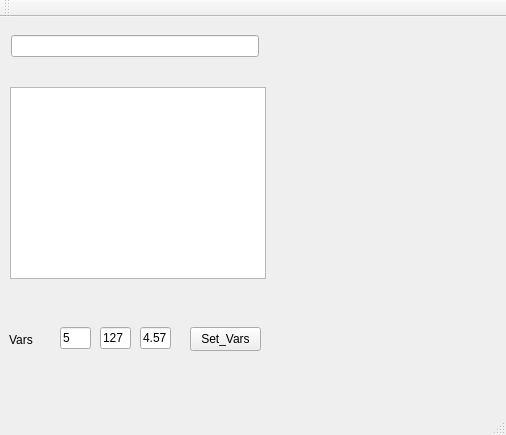
<?xml version="1.0" encoding="UTF-8"?>
<ui version="4.0">
 <class>MainWindow</class>
 <widget class="QMainWindow" name="MainWindow">
  <property name="geometry">
   <rect>
    <x>0</x>
    <y>0</y>
    <width>506</width>
    <height>435</height>
   </rect>
  </property>
  <property name="windowTitle">
   <string>XXX</string>
  </property>
  <property name="styleSheet">
   <string notr="true"/>
  </property>
  <widget class="QWidget" name="centralWidget">
   <widget class="QTextBrowser" name="textBrowser_LOG">
    <property name="geometry">
     <rect>
      <x>10</x>
      <y>70</y>
      <width>256</width>
      <height>192</height>
     </rect>
    </property>
    <property name="styleSheet">
     <string notr="true"/>
    </property>
   </widget>
   <widget class="QLineEdit" name="lineEdit_var_b">
    <property name="geometry">
     <rect>
      <x>100</x>
      <y>310</y>
      <width>31</width>
      <height>22</height>
     </rect>
    </property>
    <property name="text">
     <string>127</string>
    </property>
   </widget>
   <widget class="QPushButton" name="pushButton_Set_Vars">
    <property name="geometry">
     <rect>
      <x>190</x>
      <y>310</y>
      <width>71</width>
      <height>24</height>
     </rect>
    </property>
    <property name="styleSheet">
     <string notr="true"/>
    </property>
    <property name="text">
     <string>Set_Vars</string>
    </property>
   </widget>
   <widget class="QLabel" name="label">
    <property name="geometry">
     <rect>
      <x>9</x>
      <y>315</y>
      <width>32</width>
      <height>16</height>
     </rect>
    </property>
    <property name="text">
     <string>Vars</string>
    </property>
   </widget>
   <widget class="QLineEdit" name="lineEdit_var_a">
    <property name="geometry">
     <rect>
      <x>60</x>
      <y>310</y>
      <width>31</width>
      <height>22</height>
     </rect>
    </property>
    <property name="text">
     <string>5</string>
    </property>
   </widget>
   <widget class="QWidget" name="layoutWidget">
    <property name="geometry">
     <rect>
      <x>0</x>
      <y>0</y>
      <width>270</width>
      <height>58</height>
     </rect>
    </property>
    <layout class="QGridLayout" name="gridLayout_2">
     <item row="0" column="0" colspan="2">
      <layout class="QHBoxLayout" name="horizontalLayout">
       <item>
        <widget class="QLineEdit" name="lineEdit_message">
         <property name="minimumSize">
          <size>
           <width>150</width>
           <height>0</height>
          </size>
         </property>
         <property name="styleSheet">
          <string notr="true"/>
         </property>
        </widget>
       </item>
      </layout>
     </item>
    </layout>
   </widget>
   <widget class="QLineEdit" name="lineEdit_var_c">
    <property name="geometry">
     <rect>
      <x>140</x>
      <y>310</y>
      <width>31</width>
      <height>22</height>
     </rect>
    </property>
    <property name="text">
     <string>4.57</string>
    </property>
   </widget>
  </widget>
  <widget class="QMenuBar" name="menuBar">
   <property name="geometry">
    <rect>
     <x>0</x>
     <y>0</y>
     <width>506</width>
     <height>25</height>
    </rect>
   </property>
  </widget>
  <widget class="QToolBar" name="mainToolBar">
   <attribute name="toolBarArea">
    <enum>TopToolBarArea</enum>
   </attribute>
   <attribute name="toolBarBreak">
    <bool>false</bool>
   </attribute>
  </widget>
  <widget class="QStatusBar" name="statusBar"/>
 </widget>
 <layoutdefault spacing="6" margin="11"/>
 <resources/>
 <connections/>
</ui>
